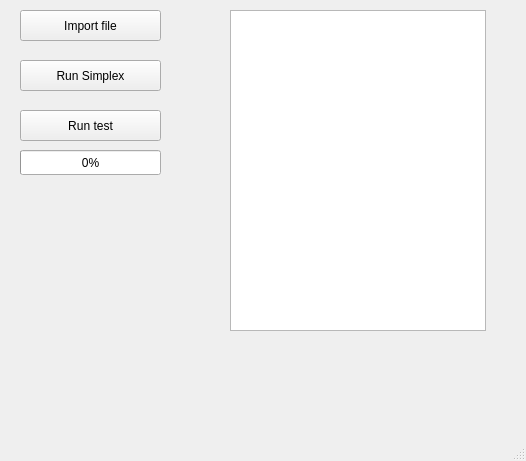
<?xml version="1.0" encoding="UTF-8"?>
<ui version="4.0">
 <class>MainWindow</class>
 <widget class="QMainWindow" name="MainWindow">
  <property name="geometry">
   <rect>
    <x>0</x>
    <y>0</y>
    <width>526</width>
    <height>461</height>
   </rect>
  </property>
  <property name="windowTitle">
   <string>Izbrani algoritmi - Vaja 4</string>
  </property>
  <widget class="QWidget" name="centralwidget">
   <widget class="QListWidget" name="listWidget">
    <property name="geometry">
     <rect>
      <x>230</x>
      <y>10</y>
      <width>256</width>
      <height>321</height>
     </rect>
    </property>
   </widget>
   <widget class="QPushButton" name="pushButton">
    <property name="geometry">
     <rect>
      <x>20</x>
      <y>10</y>
      <width>141</width>
      <height>31</height>
     </rect>
    </property>
    <property name="text">
     <string>Import file</string>
    </property>
   </widget>
   <widget class="QPushButton" name="pushButton_2">
    <property name="geometry">
     <rect>
      <x>20</x>
      <y>60</y>
      <width>141</width>
      <height>31</height>
     </rect>
    </property>
    <property name="text">
     <string>Run Simplex</string>
    </property>
   </widget>
   <widget class="QPushButton" name="pushButton_3">
    <property name="geometry">
     <rect>
      <x>20</x>
      <y>110</y>
      <width>141</width>
      <height>31</height>
     </rect>
    </property>
    <property name="text">
     <string>Run test</string>
    </property>
   </widget>
   <widget class="QProgressBar" name="progressBar">
    <property name="geometry">
     <rect>
      <x>20</x>
      <y>150</y>
      <width>141</width>
      <height>25</height>
     </rect>
    </property>
    <property name="value">
     <number>0</number>
    </property>
   </widget>
  </widget>
  <widget class="QMenuBar" name="menubar">
   <property name="geometry">
    <rect>
     <x>0</x>
     <y>0</y>
     <width>526</width>
     <height>28</height>
    </rect>
   </property>
  </widget>
  <widget class="QStatusBar" name="statusbar"/>
 </widget>
 <resources/>
 <connections/>
</ui>
